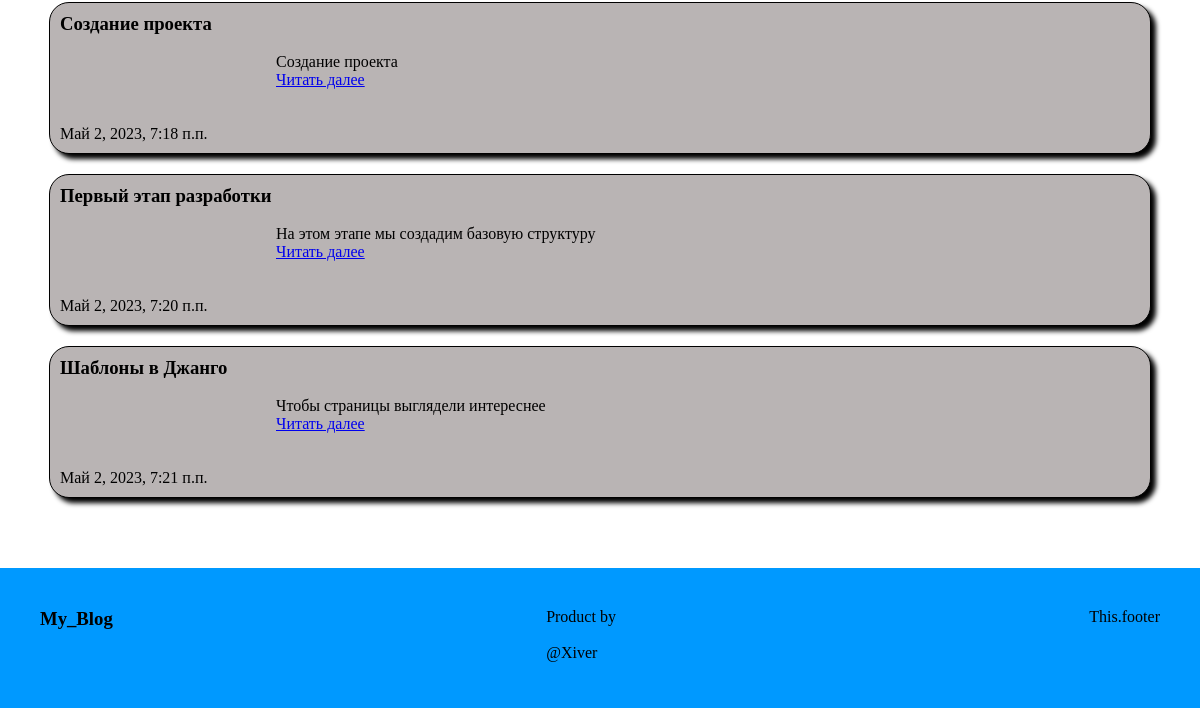
Page /blog/ (lower part) on the earlier database version.
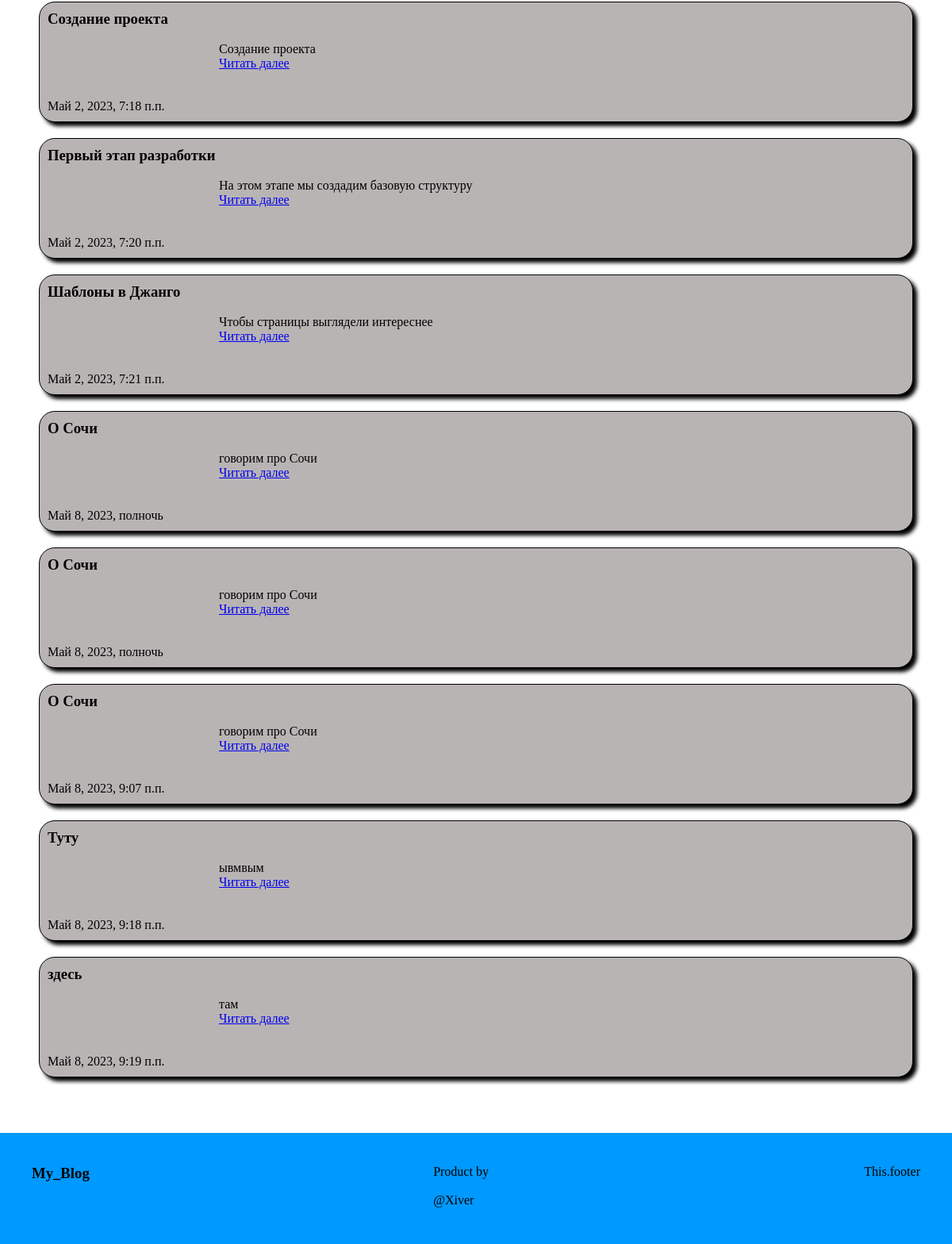
Same page on the later database version.
### blog/models.py (models this page shows, shortened)
class Post(models.Model):
    title = models.CharField('Заголовок', max_length=50)
    anons = models.CharField('Анонс', max_length=250)
    text = models.TextField('Статья')
    date = models.DateTimeField('Дата публикации')
    class Meta:
        verbose_name = 'Новость'
        verbose_name_plural = 'Новости'

### blog/views.py (the view)
# urls.py: path('blog/', views.blog, name='blog'),
def blog(request):
    posts = {
        'posts': Post.objects.all()
    }
    return render(request, 'blog/blog.html', posts)

### blog/templates/blog/blog.html (shortened to what this page needs)
{% extends "blog/layout.html" %}
{% block content %}
<main>
    {% if posts %}
        {% for post in posts %}
            <div class="card">
                <h3>{{ post.title }}</h3><br>
                <div class="text_post">
                    <p>{{ post.anons }}</p>
                    <a href="{% url 'post' post.id %}">Читать далее</a>
                </div><br>
                <p>{{ post.author }}</p><br>
                <p>{{ post.date }}</p>
            </div>
        {% endfor %}
    {% else %}
        <p>Новостей нет!</p>
    {% endif %}
</main>
{% endblock %}

### blog/templates/blog/layout.html (shortened to what this page needs)
{% load static %}
<!DOCTYPE html>
<html lang="en">
<head>
    <link rel="stylesheet" href="{% static 'blog/css/style.css'%}">
</head>
<body>
    {% block content %} {%endblock%}
    <footer>
       <h3>My_Blog</h3>
       <div>
            <p>Product by</p><br>
            <p>  @Xiver</p>
       </div>
       <p>This.footer</p>
    </footer>
</body>
</html>

### blog/static/blog/css/style.css (style rules this page uses)
* { margin: 0; padding: 0; }
body { background-color: white; height: 100vh; }
main { min-height: calc(78.4vh - 100px); background-color: white; width: 100%; height: auto; margin-left: auto; margin-right: auto; margin-top: 0; margin-bottom: 20px; padding-top: 100px; padding-bottom: 50px; }
footer { width: 100%; height: 100px; background-color: rgb(0, 153, 255); display: flex; padding-top: 40px; }
footer h3 { margin-left: 40px; }
footer div { margin-left: auto; margin-right: auto; }
footer p { margin-right: 40px; }
.card { background-color: rgb(185, 180, 180); margin-left: auto; margin-right: auto; width: 90%; border: 1px solid; box-shadow: 5px 5px 5px black; margin-top: 20px; border-radius: 20px; padding: 10px; }
.text_post { width: 60%; margin-left: auto; margin-right: auto; }

Differences in the rows shown:
added Post: title "О Сочи", anons "говорим про Сочи", date "Май 8, 2023, полночь"
added Post: title "О Сочи", anons "говорим про Сочи", date "Май 8, 2023, полночь"
added Post: title "О Сочи", anons "говорим про Сочи", date "Май 8, 2023, 9:07 п.п."
added Post: title "Туту", anons "ывмвым", date "Май 8, 2023, 9:18 п.п."
added Post: title "здесь", anons "там", date "Май 8, 2023, 9:19 п.п."
